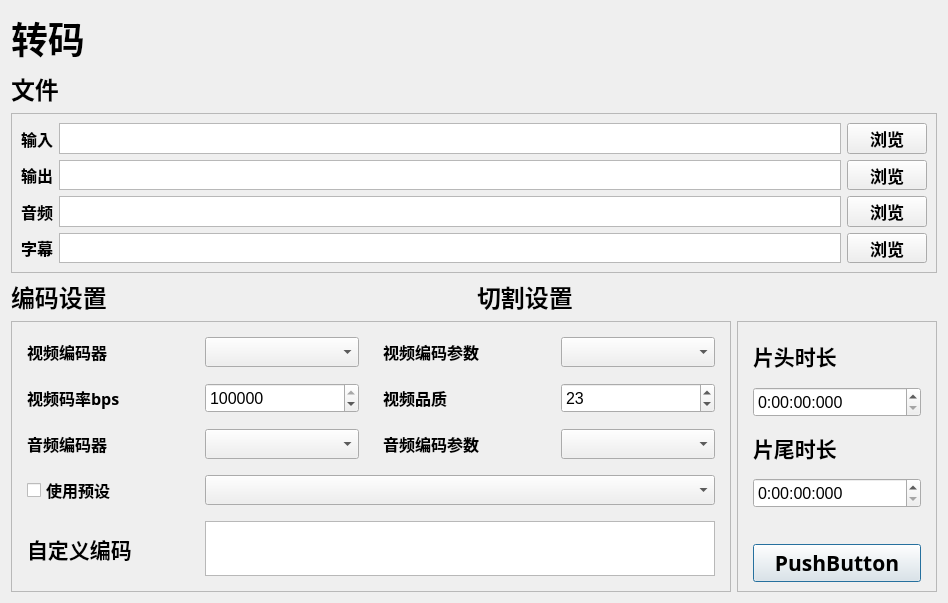
<?xml version="1.0" encoding="UTF-8"?>
<ui version="4.0">
 <class>Form</class>
 <widget class="QWidget" name="Form">
  <property name="geometry">
   <rect>
    <x>0</x>
    <y>0</y>
    <width>946</width>
    <height>603</height>
   </rect>
  </property>
  <property name="windowTitle">
   <string>Form</string>
  </property>
  <layout class="QVBoxLayout" name="verticalLayout_5">
   <item>
    <layout class="QVBoxLayout" name="verticalLayout_4">
     <item>
      <widget class="QLabel" name="Title1">
       <property name="sizePolicy">
        <sizepolicy hsizetype="Preferred" vsizetype="Maximum">
         <horstretch>0</horstretch>
         <verstretch>0</verstretch>
        </sizepolicy>
       </property>
       <property name="maximumSize">
        <size>
         <width>16777215</width>
         <height>65</height>
        </size>
       </property>
       <property name="font">
        <font>
         <family>梦源黑体 SC W18</family>
         <pointsize>28</pointsize>
         <bold>true</bold>
        </font>
       </property>
       <property name="text">
        <string>转码</string>
       </property>
      </widget>
     </item>
     <item>
      <widget class="QLabel" name="Title2">
       <property name="sizePolicy">
        <sizepolicy hsizetype="Preferred" vsizetype="Maximum">
         <horstretch>0</horstretch>
         <verstretch>0</verstretch>
        </sizepolicy>
       </property>
       <property name="maximumSize">
        <size>
         <width>16777215</width>
         <height>45</height>
        </size>
       </property>
       <property name="font">
        <font>
         <family>梦源黑体 SC W18</family>
         <pointsize>18</pointsize>
         <bold>true</bold>
        </font>
       </property>
       <property name="text">
        <string>文件</string>
       </property>
      </widget>
     </item>
    </layout>
   </item>
   <item>
    <widget class="QFrame" name="frame">
     <property name="enabled">
      <bool>true</bool>
     </property>
     <property name="sizePolicy">
      <sizepolicy hsizetype="Preferred" vsizetype="Maximum">
       <horstretch>0</horstretch>
       <verstretch>0</verstretch>
      </sizepolicy>
     </property>
     <property name="minimumSize">
      <size>
       <width>480</width>
       <height>0</height>
      </size>
     </property>
     <property name="maximumSize">
      <size>
       <width>16777215</width>
       <height>160</height>
      </size>
     </property>
     <property name="frameShape">
      <enum>QFrame::Shape::StyledPanel</enum>
     </property>
     <property name="frameShadow">
      <enum>QFrame::Shadow::Raised</enum>
     </property>
     <layout class="QVBoxLayout" name="verticalLayout">
      <item>
       <layout class="QHBoxLayout" name="horizontalLayout">
        <item>
         <widget class="QLabel" name="Title3_1">
          <property name="font">
           <font>
            <family>梦源黑体 SC W18</family>
            <pointsize>12</pointsize>
            <bold>true</bold>
           </font>
          </property>
          <property name="text">
           <string>输入</string>
          </property>
         </widget>
        </item>
        <item>
         <widget class="QPlainTextEdit" name="filePTE_1"/>
        </item>
        <item>
         <widget class="QPushButton" name="fileBtn_1">
          <property name="font">
           <font>
            <family>梦源黑体 SC W18</family>
            <pointsize>13</pointsize>
            <bold>true</bold>
           </font>
          </property>
          <property name="text">
           <string>浏览</string>
          </property>
         </widget>
        </item>
       </layout>
      </item>
      <item>
       <layout class="QHBoxLayout" name="horizontalLayout_2">
        <item>
         <widget class="QLabel" name="Title3_4">
          <property name="font">
           <font>
            <family>梦源黑体 SC W18</family>
            <pointsize>12</pointsize>
            <bold>true</bold>
           </font>
          </property>
          <property name="text">
           <string>输出</string>
          </property>
         </widget>
        </item>
        <item>
         <widget class="QPlainTextEdit" name="filePTE_2"/>
        </item>
        <item>
         <widget class="QPushButton" name="fileBtn_2">
          <property name="font">
           <font>
            <family>梦源黑体 SC W18</family>
            <pointsize>13</pointsize>
            <bold>true</bold>
           </font>
          </property>
          <property name="text">
           <string>浏览</string>
          </property>
         </widget>
        </item>
       </layout>
      </item>
      <item>
       <layout class="QHBoxLayout" name="horizontalLayout_5">
        <item>
         <widget class="QLabel" name="Title3_7">
          <property name="font">
           <font>
            <family>梦源黑体 SC W18</family>
            <pointsize>12</pointsize>
            <bold>true</bold>
           </font>
          </property>
          <property name="text">
           <string>音频</string>
          </property>
         </widget>
        </item>
        <item>
         <widget class="QPlainTextEdit" name="filePTE_5"/>
        </item>
        <item>
         <widget class="QPushButton" name="fileBtn_5">
          <property name="font">
           <font>
            <family>梦源黑体 SC W18</family>
            <pointsize>13</pointsize>
            <bold>true</bold>
           </font>
          </property>
          <property name="text">
           <string>浏览</string>
          </property>
         </widget>
        </item>
       </layout>
      </item>
      <item>
       <layout class="QHBoxLayout" name="horizontalLayout_6">
        <item>
         <widget class="QLabel" name="Title3_8">
          <property name="font">
           <font>
            <family>梦源黑体 SC W18</family>
            <pointsize>12</pointsize>
            <bold>true</bold>
           </font>
          </property>
          <property name="text">
           <string>字幕</string>
          </property>
         </widget>
        </item>
        <item>
         <widget class="QPlainTextEdit" name="filePTE_6"/>
        </item>
        <item>
         <widget class="QPushButton" name="fileBtn_6">
          <property name="font">
           <font>
            <family>梦源黑体 SC W18</family>
            <pointsize>13</pointsize>
            <bold>true</bold>
           </font>
          </property>
          <property name="text">
           <string>浏览</string>
          </property>
         </widget>
        </item>
       </layout>
      </item>
     </layout>
    </widget>
   </item>
   <item>
    <layout class="QHBoxLayout" name="horizontalLayout_8">
     <item>
      <widget class="QLabel" name="Title2_2">
       <property name="maximumSize">
        <size>
         <width>16777215</width>
         <height>45</height>
        </size>
       </property>
       <property name="font">
        <font>
         <family>梦源黑体 SC W18</family>
         <pointsize>18</pointsize>
         <bold>true</bold>
        </font>
       </property>
       <property name="text">
        <string>编码设置</string>
       </property>
      </widget>
     </item>
     <item>
      <widget class="QLabel" name="Title2_3">
       <property name="sizePolicy">
        <sizepolicy hsizetype="Preferred" vsizetype="Maximum">
         <horstretch>0</horstretch>
         <verstretch>0</verstretch>
        </sizepolicy>
       </property>
       <property name="maximumSize">
        <size>
         <width>16777215</width>
         <height>45</height>
        </size>
       </property>
       <property name="font">
        <font>
         <family>梦源黑体 SC W18</family>
         <pointsize>18</pointsize>
         <bold>true</bold>
        </font>
       </property>
       <property name="text">
        <string>切割设置</string>
       </property>
      </widget>
     </item>
    </layout>
   </item>
   <item>
    <layout class="QHBoxLayout" name="horizontalLayout_9">
     <item>
      <widget class="QFrame" name="frame_2">
       <property name="minimumSize">
        <size>
         <width>720</width>
         <height>200</height>
        </size>
       </property>
       <property name="maximumSize">
        <size>
         <width>16777215</width>
         <height>360</height>
        </size>
       </property>
       <property name="frameShape">
        <enum>QFrame::Shape::StyledPanel</enum>
       </property>
       <property name="frameShadow">
        <enum>QFrame::Shadow::Raised</enum>
       </property>
       <layout class="QVBoxLayout" name="verticalLayout_2" stretch="0">
        <property name="spacing">
         <number>12</number>
        </property>
        <property name="leftMargin">
         <number>15</number>
        </property>
        <property name="topMargin">
         <number>15</number>
        </property>
        <property name="rightMargin">
         <number>15</number>
        </property>
        <property name="bottomMargin">
         <number>15</number>
        </property>
        <item>
         <layout class="QGridLayout" name="gridLayout">
          <property name="horizontalSpacing">
           <number>24</number>
          </property>
          <property name="verticalSpacing">
           <number>16</number>
          </property>
          <item row="1" column="1">
           <widget class="QSpinBox" name="spinBox">
            <property name="sizePolicy">
             <sizepolicy hsizetype="Minimum" vsizetype="Minimum">
              <horstretch>0</horstretch>
              <verstretch>0</verstretch>
             </sizepolicy>
            </property>
            <property name="minimumSize">
             <size>
              <width>0</width>
              <height>30</height>
             </size>
            </property>
            <property name="font">
             <font>
              <pointsize>12</pointsize>
             </font>
            </property>
            <property name="maximum">
             <number>40000000</number>
            </property>
            <property name="value">
             <number>800000</number>
            </property>
           </widget>
          </item>
          <item row="0" column="0">
           <widget class="QLabel" name="Title3_2">
            <property name="font">
             <font>
              <family>梦源黑体 SC W18</family>
              <pointsize>12</pointsize>
              <bold>true</bold>
             </font>
            </property>
            <property name="text">
             <string>视频编码器</string>
            </property>
           </widget>
          </item>
          <item row="1" column="2">
           <widget class="QLabel" name="label_7">
            <property name="font">
             <font>
              <family>梦源宋体 SC W18</family>
              <pointsize>12</pointsize>
              <bold>true</bold>
             </font>
            </property>
            <property name="text">
             <string>视频品质</string>
            </property>
           </widget>
          </item>
          <item row="2" column="2">
           <widget class="QLabel" name="label_4">
            <property name="font">
             <font>
              <family>梦源黑体 SC W18</family>
              <pointsize>12</pointsize>
              <bold>true</bold>
             </font>
            </property>
            <property name="text">
             <string>音频编码参数</string>
            </property>
           </widget>
          </item>
          <item row="0" column="2">
           <widget class="QLabel" name="label">
            <property name="font">
             <font>
              <family>梦源黑体 SC W18</family>
              <pointsize>12</pointsize>
              <bold>true</bold>
             </font>
            </property>
            <property name="text">
             <string>视频编码参数</string>
            </property>
           </widget>
          </item>
          <item row="4" column="1" colspan="3">
           <widget class="QPlainTextEdit" name="plainTextEdit">
            <property name="font">
             <font>
              <pointsize>12</pointsize>
             </font>
            </property>
           </widget>
          </item>
          <item row="0" column="3">
           <widget class="QComboBox" name="comboBox_2">
            <property name="sizePolicy">
             <sizepolicy hsizetype="Minimum" vsizetype="Minimum">
              <horstretch>0</horstretch>
              <verstretch>0</verstretch>
             </sizepolicy>
            </property>
            <property name="minimumSize">
             <size>
              <width>0</width>
              <height>30</height>
             </size>
            </property>
            <property name="font">
             <font>
              <pointsize>12</pointsize>
             </font>
            </property>
           </widget>
          </item>
          <item row="1" column="3">
           <widget class="QSpinBox" name="spinBox_2">
            <property name="sizePolicy">
             <sizepolicy hsizetype="Minimum" vsizetype="Minimum">
              <horstretch>0</horstretch>
              <verstretch>0</verstretch>
             </sizepolicy>
            </property>
            <property name="font">
             <font>
              <pointsize>12</pointsize>
             </font>
            </property>
            <property name="maximum">
             <number>55</number>
            </property>
            <property name="value">
             <number>23</number>
            </property>
           </widget>
          </item>
          <item row="0" column="1">
           <widget class="QComboBox" name="comboBox">
            <property name="sizePolicy">
             <sizepolicy hsizetype="Minimum" vsizetype="Minimum">
              <horstretch>0</horstretch>
              <verstretch>0</verstretch>
             </sizepolicy>
            </property>
            <property name="minimumSize">
             <size>
              <width>0</width>
              <height>30</height>
             </size>
            </property>
            <property name="font">
             <font>
              <pointsize>12</pointsize>
             </font>
            </property>
           </widget>
          </item>
          <item row="4" column="0">
           <widget class="QLabel" name="label_5">
            <property name="font">
             <font>
              <family>梦源黑体 SC W18</family>
              <pointsize>16</pointsize>
              <bold>true</bold>
             </font>
            </property>
            <property name="text">
             <string>自定义编码</string>
            </property>
           </widget>
          </item>
          <item row="2" column="0">
           <widget class="QLabel" name="label_3">
            <property name="font">
             <font>
              <family>梦源黑体 SC W18</family>
              <pointsize>12</pointsize>
              <bold>true</bold>
             </font>
            </property>
            <property name="text">
             <string>音频编码器</string>
            </property>
           </widget>
          </item>
          <item row="2" column="1">
           <widget class="QComboBox" name="comboBox_4">
            <property name="sizePolicy">
             <sizepolicy hsizetype="Preferred" vsizetype="Minimum">
              <horstretch>0</horstretch>
              <verstretch>0</verstretch>
             </sizepolicy>
            </property>
            <property name="minimumSize">
             <size>
              <width>0</width>
              <height>30</height>
             </size>
            </property>
            <property name="font">
             <font>
              <pointsize>12</pointsize>
             </font>
            </property>
           </widget>
          </item>
          <item row="2" column="3">
           <widget class="QComboBox" name="comboBox_3">
            <property name="sizePolicy">
             <sizepolicy hsizetype="Preferred" vsizetype="Minimum">
              <horstretch>0</horstretch>
              <verstretch>0</verstretch>
             </sizepolicy>
            </property>
            <property name="minimumSize">
             <size>
              <width>0</width>
              <height>30</height>
             </size>
            </property>
            <property name="font">
             <font>
              <pointsize>12</pointsize>
             </font>
            </property>
           </widget>
          </item>
          <item row="1" column="0">
           <widget class="QLabel" name="label_6">
            <property name="font">
             <font>
              <family>梦源黑体 SC W18</family>
              <pointsize>12</pointsize>
              <bold>true</bold>
             </font>
            </property>
            <property name="text">
             <string>视频码率bps</string>
            </property>
           </widget>
          </item>
          <item row="3" column="0">
           <widget class="QCheckBox" name="checkBox">
            <property name="sizeIncrement">
             <size>
              <width>0</width>
              <height>0</height>
             </size>
            </property>
            <property name="font">
             <font>
              <family>梦源黑体 SC W18</family>
              <pointsize>12</pointsize>
              <bold>true</bold>
              <hintingpreference>PreferDefaultHinting</hintingpreference>
             </font>
            </property>
            <property name="mouseTracking">
             <bool>true</bool>
            </property>
            <property name="layoutDirection">
             <enum>Qt::LayoutDirection::LeftToRight</enum>
            </property>
            <property name="inputMethodHints">
             <set>Qt::InputMethodHint::ImhNone</set>
            </property>
            <property name="text">
             <string>使用预设</string>
            </property>
            <property name="autoExclusive">
             <bool>false</bool>
            </property>
           </widget>
          </item>
          <item row="3" column="1" colspan="3">
           <widget class="QComboBox" name="comboBox_5">
            <property name="sizePolicy">
             <sizepolicy hsizetype="Preferred" vsizetype="Maximum">
              <horstretch>0</horstretch>
              <verstretch>0</verstretch>
             </sizepolicy>
            </property>
            <property name="minimumSize">
             <size>
              <width>0</width>
              <height>30</height>
             </size>
            </property>
           </widget>
          </item>
         </layout>
        </item>
       </layout>
      </widget>
     </item>
     <item>
      <widget class="QFrame" name="frame_3">
       <property name="sizePolicy">
        <sizepolicy hsizetype="Minimum" vsizetype="Minimum">
         <horstretch>0</horstretch>
         <verstretch>0</verstretch>
        </sizepolicy>
       </property>
       <property name="minimumSize">
        <size>
         <width>200</width>
         <height>200</height>
        </size>
       </property>
       <property name="maximumSize">
        <size>
         <width>240</width>
         <height>360</height>
        </size>
       </property>
       <property name="frameShape">
        <enum>QFrame::Shape::StyledPanel</enum>
       </property>
       <property name="frameShadow">
        <enum>QFrame::Shadow::Raised</enum>
       </property>
       <layout class="QVBoxLayout" name="verticalLayout_3">
        <property name="leftMargin">
         <number>15</number>
        </property>
        <property name="rightMargin">
         <number>15</number>
        </property>
        <item>
         <widget class="QLabel" name="Title3_3">
          <property name="font">
           <font>
            <family>梦源黑体 SC W18</family>
            <pointsize>16</pointsize>
            <bold>true</bold>
           </font>
          </property>
          <property name="text">
           <string>片头时长</string>
          </property>
         </widget>
        </item>
        <item>
         <widget class="QTimeEdit" name="timeEdit">
          <property name="sizePolicy">
           <sizepolicy hsizetype="Minimum" vsizetype="Fixed">
            <horstretch>0</horstretch>
            <verstretch>0</verstretch>
           </sizepolicy>
          </property>
          <property name="minimumSize">
           <size>
            <width>150</width>
            <height>30</height>
           </size>
          </property>
          <property name="font">
           <font>
            <pointsize>12</pointsize>
           </font>
          </property>
          <property name="displayFormat">
           <string>H:mm:ss:zzz</string>
          </property>
         </widget>
        </item>
        <item>
         <widget class="QLabel" name="label_2">
          <property name="font">
           <font>
            <family>梦源黑体 SC W18</family>
            <pointsize>16</pointsize>
            <bold>true</bold>
           </font>
          </property>
          <property name="text">
           <string>片尾时长</string>
          </property>
         </widget>
        </item>
        <item>
         <widget class="QTimeEdit" name="timeEdit_2">
          <property name="minimumSize">
           <size>
            <width>150</width>
            <height>30</height>
           </size>
          </property>
          <property name="font">
           <font>
            <pointsize>12</pointsize>
           </font>
          </property>
          <property name="displayFormat">
           <string>H:mm:ss:zzz</string>
          </property>
         </widget>
        </item>
        <item>
         <spacer name="verticalSpacer">
          <property name="orientation">
           <enum>Qt::Orientation::Vertical</enum>
          </property>
          <property name="sizeType">
           <enum>QSizePolicy::Policy::Maximum</enum>
          </property>
          <property name="sizeHint" stdset="0">
           <size>
            <width>20</width>
            <height>30</height>
           </size>
          </property>
         </spacer>
        </item>
        <item>
         <widget class="PushButton" name="pushBtn">
          <property name="sizePolicy">
           <sizepolicy hsizetype="Preferred" vsizetype="Fixed">
            <horstretch>0</horstretch>
            <verstretch>0</verstretch>
           </sizepolicy>
          </property>
          <property name="font">
           <font>
            <family>梦源宋体 SC W18</family>
            <pointsize>16</pointsize>
            <bold>true</bold>
           </font>
          </property>
          <property name="text">
           <string>PushButton</string>
          </property>
          <property name="default">
           <bool>true</bool>
          </property>
          <property name="flat">
           <bool>false</bool>
          </property>
         </widget>
        </item>
       </layout>
      </widget>
     </item>
    </layout>
   </item>
  </layout>
 </widget>
 <customwidgets>
  <customwidget>
   <class>PushButton</class>
   <extends>QPushButton</extends>
   <header>qfluentwidgets</header>
  </customwidget>
 </customwidgets>
 <resources/>
 <connections/>
</ui>
